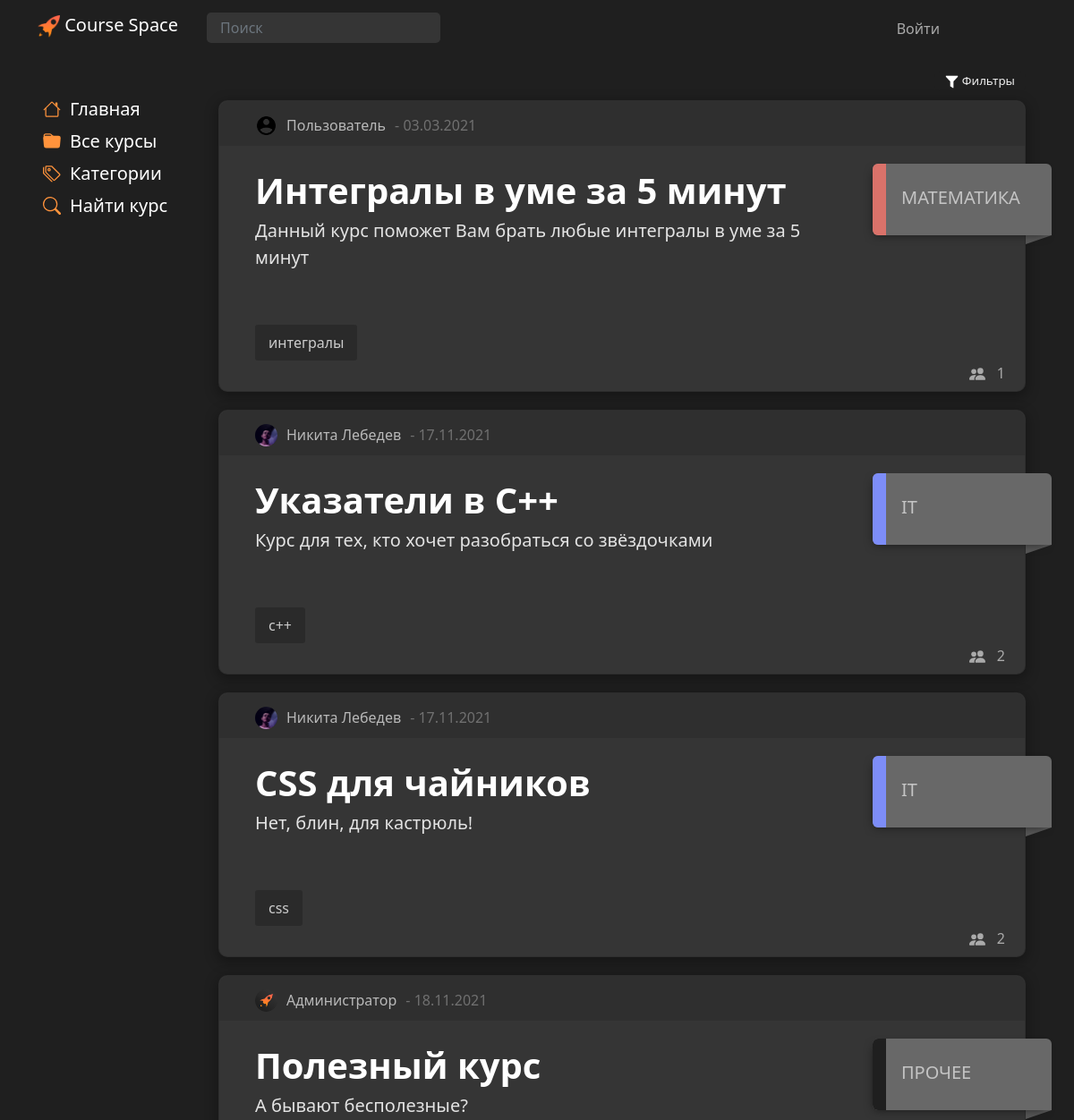
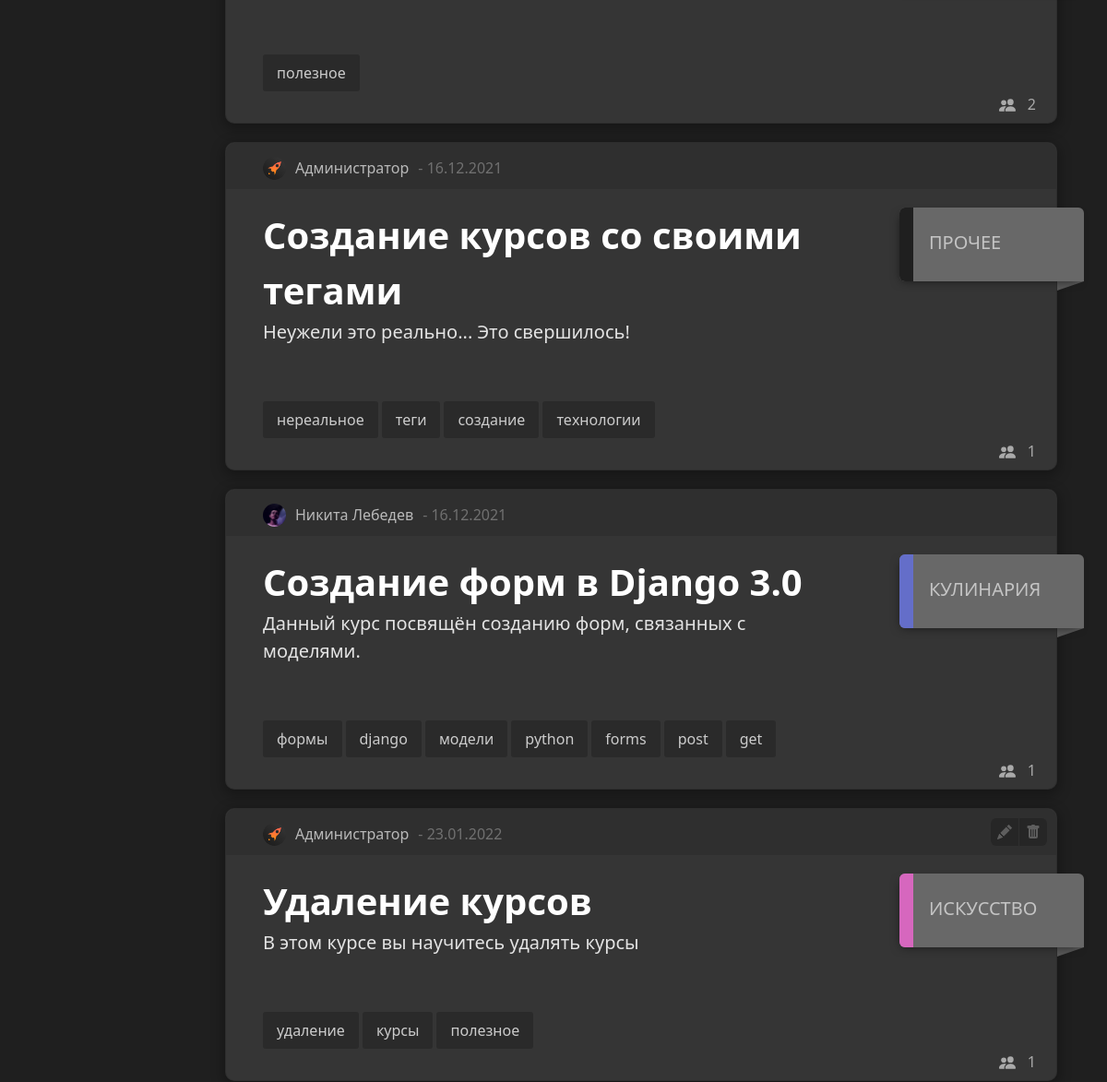
The app's page /main (upper part), older data (2 pictures, top to bottom).
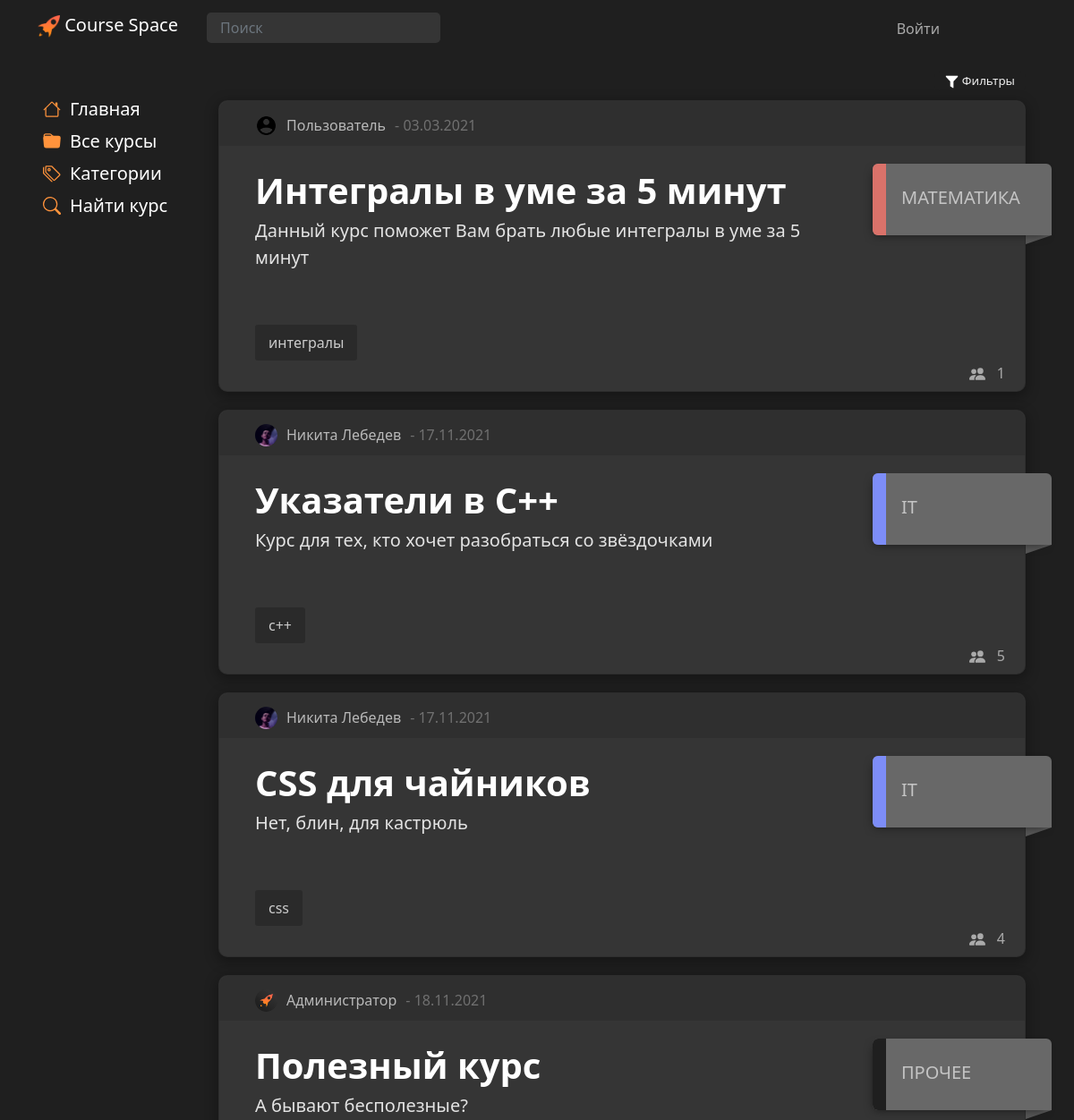
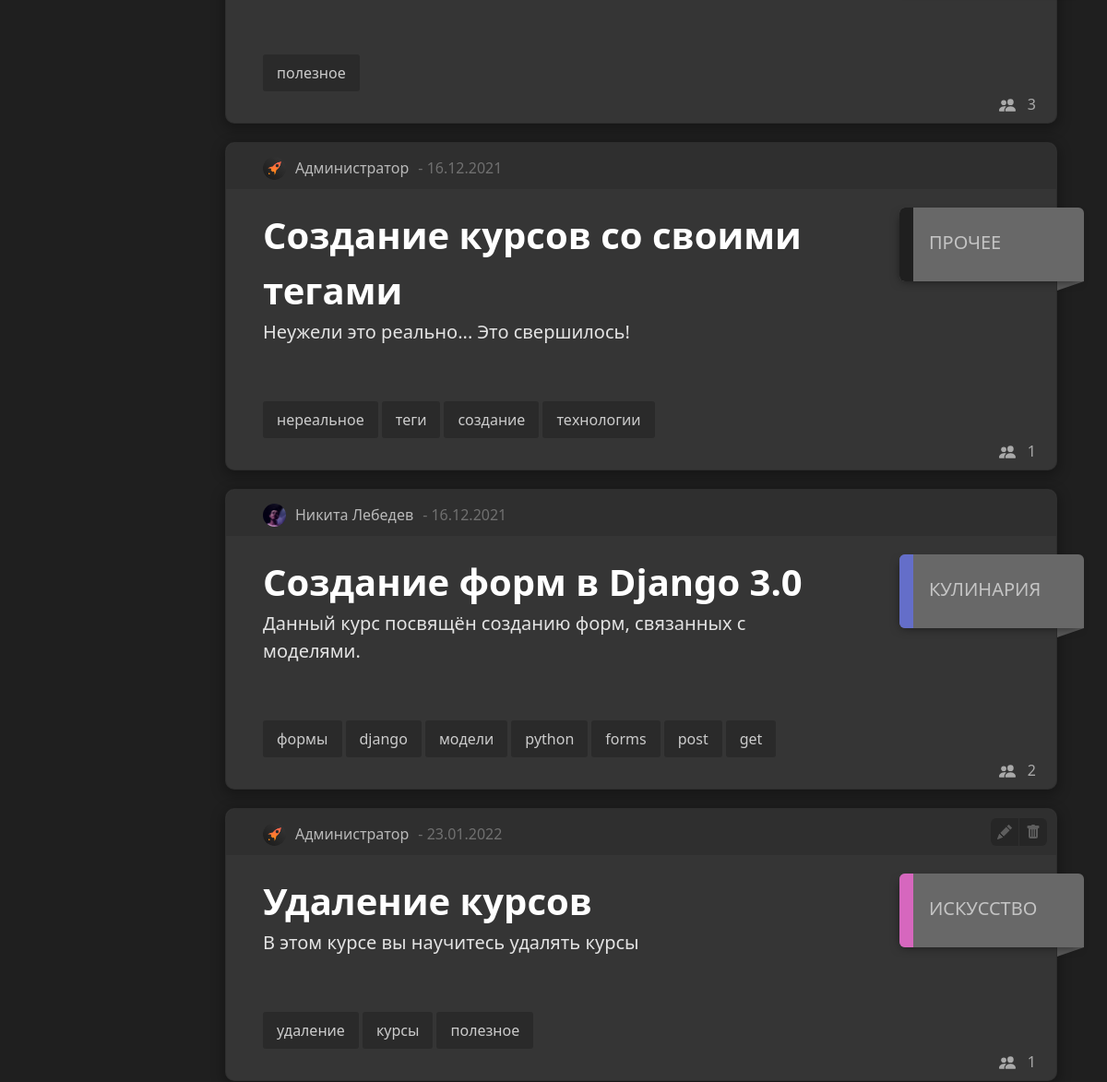
The same page, newer data (2 pictures, top to bottom).
### main/models.py (models this page shows, shortened)
class Courses(models.Model):
    title = models.CharField('title', max_length=80, null=False)
    description = models.TextField('description')
    date = models.TextField('date')
    category = models.ForeignKey(Categories, models.DO_NOTHING, db_column='Category_id')  # Field name made lowercase.
    author = models.ForeignKey(Authors, models.DO_NOTHING, db_column='Author_id')  # Field name made lowercase.
    class Meta:
        db_table = 'Courses'

class Authors(models.Model):
    name = models.CharField('name', max_length=80, null=False)
    user = models.ForeignKey(settings.AUTH_USER_MODEL, models.DO_NOTHING, db_column='User_id')  # Field name made lowercase.
    class Meta:
        db_table = 'Authors'

class Profile(models.Model):
    user = models.OneToOneField(settings.AUTH_USER_MODEL, on_delete=models.CASCADE, null=True, )
    surname = models.CharField('surname', max_length=80, null=False)
    name = models.CharField('name', max_length=80, null=False)
    profile_pic = models.ImageField(null=True, blank=True, upload_to="images/profile/")
    birth_date = models.DateField(null=True, blank=True)
    class Meta:
        db_table = 'Profile'

class Categories(models.Model):
    title = models.CharField('title', max_length=30, null=False)
    class Meta:
        db_table = 'Categories'
    def __str__(self):
        return self.title

### main/views.py (the view)
# urls.py: path('main', include('main.urls')),
def main(request):
    categories = Categories.objects.all()
    courses = Courses.objects.all()
    course_tags = CoursesTags.objects.all()
    course_users = CoursesUsers.objects.values('course_id').annotate(total=Count('id'))
    context = {
        'title': 'Все курсы',
        'categories': categories,
        'courses': courses,
        'tags': course_tags,
        'count_users': course_users,
    }
    return render(request, 'main/main.html', context=context)

### main/models.py (called while the page is built)
    def __str__(self):
        return self.title

### main/templates/main/main.html (shortened to what this page needs)
{% extends 'main/baselist.html' %}
{% block style %}
    {% load static %}
{% endblock %}

### main/templates/main/baselist.html (shortened to what the changed rows need)
{% extends 'main/base.html' %}
{% block style %}
    {% load static %}
{% endblock %}
{% block content %}
    {% block list %}
        <div class="container">
            <div class="row">
                {% for el in courses%}
                            <div class="card block" id="{{ el.id }}">
                                <div class="cardHeader">
                                    <div class="author" onclick="window.location.href = '{% url 'user_page' el.author.user.pk %}'">
                                    {% if el.author.user.profile.profile_pic %}
                                      <img class="courseAuthorAvatarProfile" src="{{el.author.user.profile.profile_pic.url}}">
                                    {% else %}
                                      <img class="courseAuthorAvatarProfile" src="{% static 'main/img/user96.png' %}"><br><br>
                                    {% endif %}
                                    <div id="authorname">
                                         {{ el.author.user.profile.name }} {{ el.author.user.profile.surname }}
                                    </div>
                            </div>
                                    <div class="date"> - {{ el.date }}</div>
                                </div>
                            <div class="cardContainer"  onclick="window.location.href ='{% url 'course' el.pk %}'">
                                <div class="lable">
                                    <div class="text">
                                        <div class="title fs-1">{{ el.title }}</div>
                                    </div>
                                </div>
                                    <div class="desk fs-5">{{el.description|truncatewords:50}}</div>
                                <div class="tags"></br>
                                    {% for tag in tags %}
                                        {% if tag.course.pk == el.pk %}
                                        <div>
                                            {{ tag.tag }}
                                        </div>
                                        {% endif %}
                                    {% endfor %}
                                </div>
                            </div>
                            <div class="stat">
                                <div class="usercount">{% for c in count_users %}{% if c.course_id == el.pk %}{{ c.total }}{% endif %}{% endfor %}</div>
                            </div>
                            {% if title == 'Все курсы' %}
                                <div class="categoryLable" onclick="window.location.href = '{% url 'category' el.category.pk %}'">
                                    <div class="categor">
                                        <div class="pointBtn" id="l{{ el.category.pk }}"></div>
                                        <div class="categLableText">{{ el.category }}</div>
                                    </div>
                                </div>
                                <div class="categoryLableBottom">
                                </div>
                            {% endif %}
                        </div>
                {% endfor %}
            </div>
    {% endblock %}
{% endblock %}

Row changes from the older to the newer data that the page shows:
changed Courses "CSS для чайников": description "Нет, блин, для кастрюль!" → "Нет, блин, для кастрюль"
Text that changed along with them:
new list line: "5"
new list line: "4"
new list line: "3"
new list line: "2"
list line gone: "2"
list line gone: "1"
